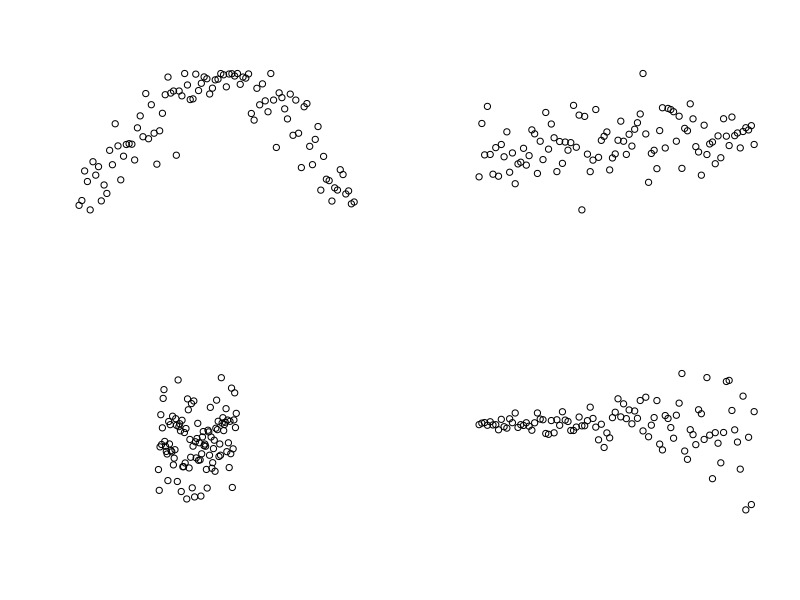
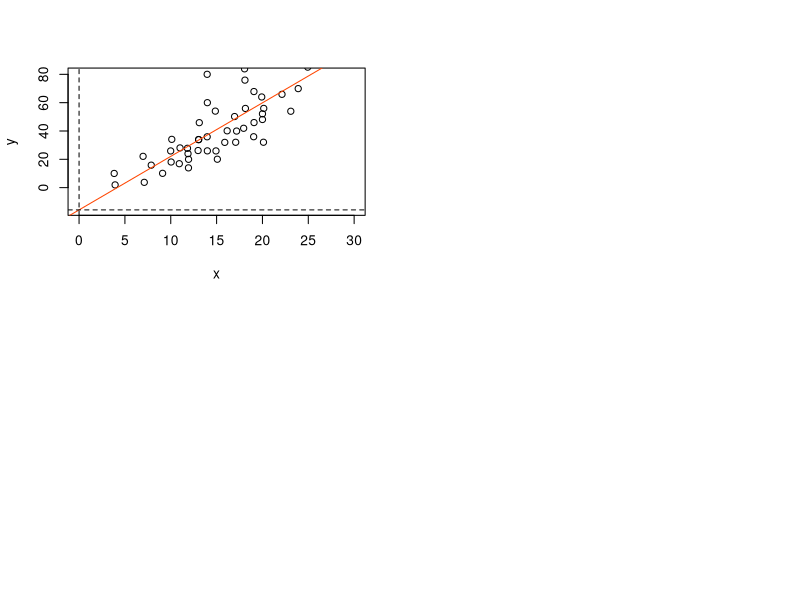
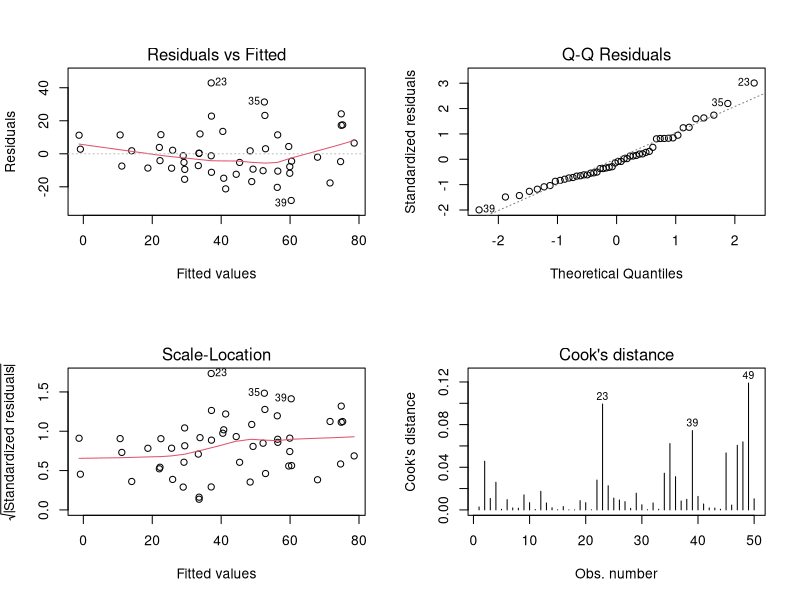
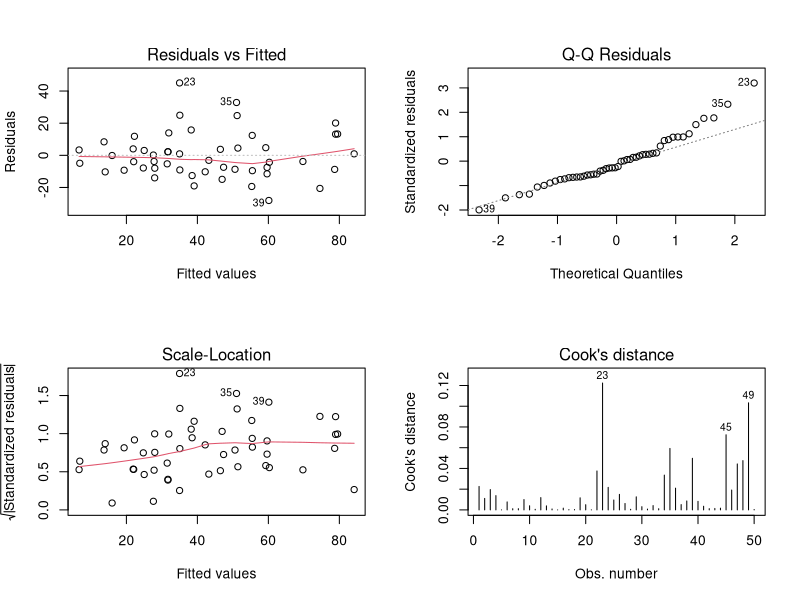
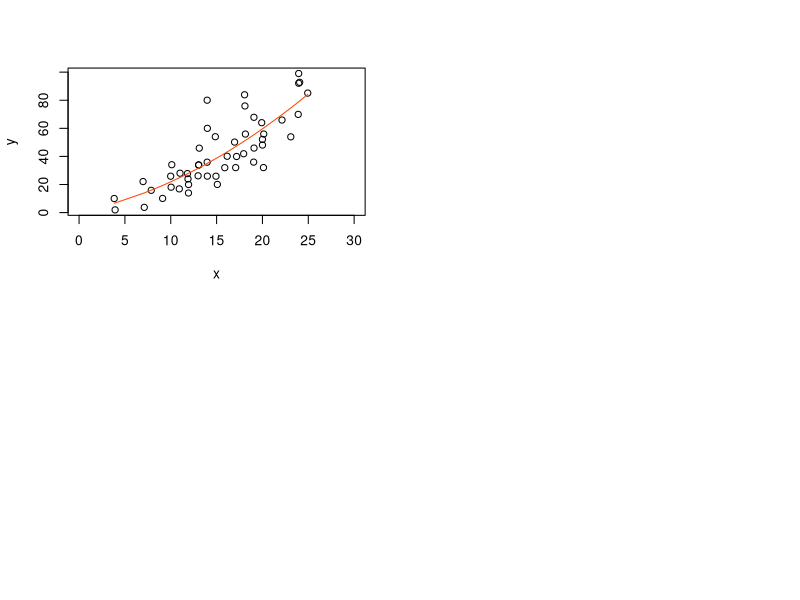

Write the R code that produced these figures, in order.
## ---- chunk 1
par(mfrow = c(2, 2))
plot(x = sin(seq(-1, 4, length.out = 100) + rnorm(100, sd = 0.4)), 
     xlab = "", 
     ylab = "", 
     axes = FALSE)
plot(x = sort(c(sin(seq(-1, 4, length.out = 50)), 
                cos(seq(-3, 1, length.out = 50)))) + rnorm(n = 100, 
                                                           sd = 1.4), 
     xlab = "", 
     ylab = "", 
     axes = FALSE)
plot(x = 1:100/10, 
     y = 5 + rnorm(100, sd = 5.5), 
     xlab = "", 
     ylab = "", 
     axes = FALSE, 
     xlim = c(-10, 25), 
     ylim = c(-10, 20))
plot(x = 1:100 * rnorm(100, sd = 500), 
     xlab = "", 
     ylab = "", 
     axes = FALSE)
## ---- chunk 2
dfr <- data.frame(
  x <- c( 3.93,  3.83,  7.11,  6.98,  7.87,  9.11, 10.04,  9.99, 10.11, 10.93, 
         11.01, 11.93, 11.94, 11.88, 11.82, 12.98, 13.04, 13.04, 13.11, 13.99, 
         13.97, 13.99, 13.97, 15.08, 14.93, 14.86, 15.89, 16.15, 17.08, 17.18, 
         16.96, 17.95, 18.14, 18.09, 18.05, 19.04, 19.08, 19.07, 20.11, 20, 
         20,    20.14, 19.92, 22.13, 23.09, 23.9 , 23.95, 24.06, 23.95, 24.94
  ),
  y <- c( 1.93, 10.01,  3.73, 22.09, 15.86, 10.09, 18.09, 25.91, 34.09, 16.89, 
         28.04, 13.95, 19.98, 23.98, 27.78, 26.19, 33.85, 33.96, 45.88, 25.96, 
         35.89, 60.  , 80.03, 20.06, 25.92, 54.03, 31.96, 40.12, 32.03, 39.95, 
         50.2 , 41.91, 55.92, 75.92, 83.89, 35.94, 45.94, 67.85, 32.05, 48.11, 
         52.11, 55.95, 64.02, 65.9 , 53.94, 69.92, 92.1 , 92.78, 99.03, 85.09)
)
## ---- chunk 3
md1 <- lm(formula = y ~ x, data = dfr)
## ---- chunk 4
str(md1, 1) #<1>
## ---- chunk 5
with(data = dfr, 
     expr = plot(x, 
                 y, 
                 xlim = c(0, 30), 
                 ylim = c(md1$coefficients[1], 
                          max(md1$fitted.values) + 2)))
abline(md1$coefficients, col = "orangered")
abline(v = 0, lty = "dashed")
abline(h = md1$coefficients[1], lty = "dashed")

## ---- chunk 6
summary(md1)
## ---- chunk 7
par(mfrow = c(2, 2))
plot(md1, 1:4)
## ---- chunk 8
md2 <- lm(y ~ poly(x, 2))
summary(md2)
## ---- chunk 9
par(mfrow = c(2, 2))
plot(md2, 1:4)
## ---- chunk 10
with(data = dfr, 
     expr = plot(x, y, xlim = c(0, 30)))
pred <- predict(md2)
ix <- sort(dfr$x, index.return=T)$ix
lines(x[ix], pred[ix], col = 'orangered')
## ---- chunk 11
AIC(md1, md2)
